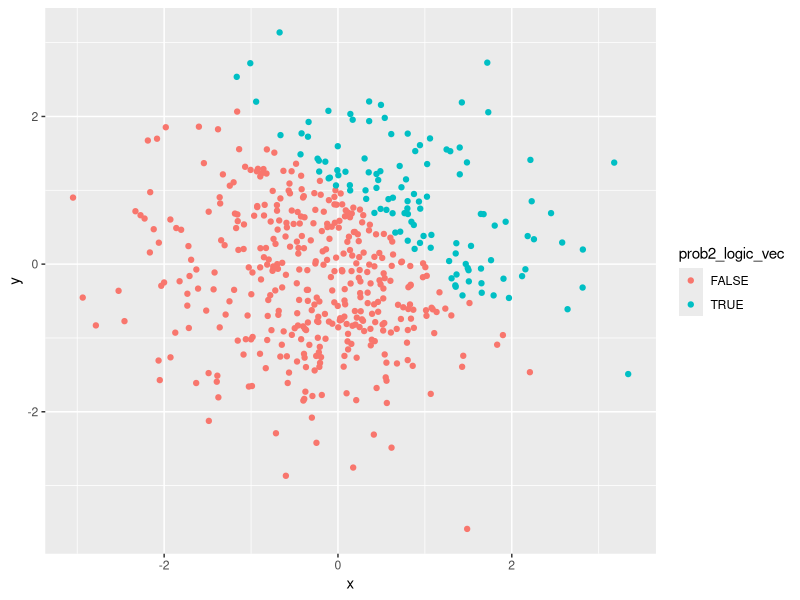
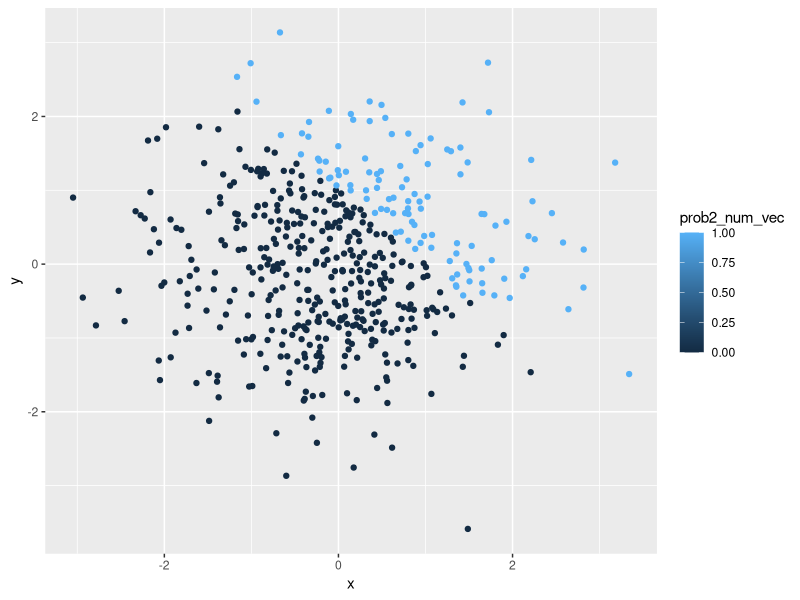
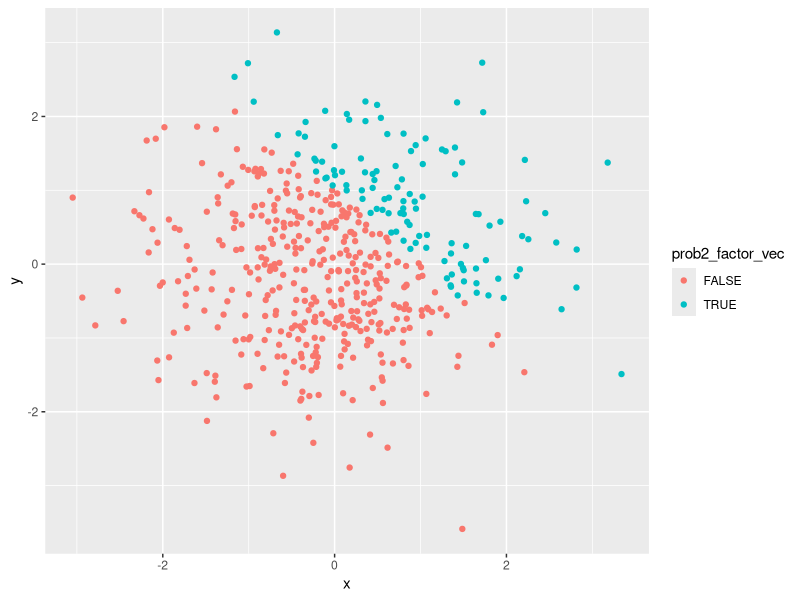
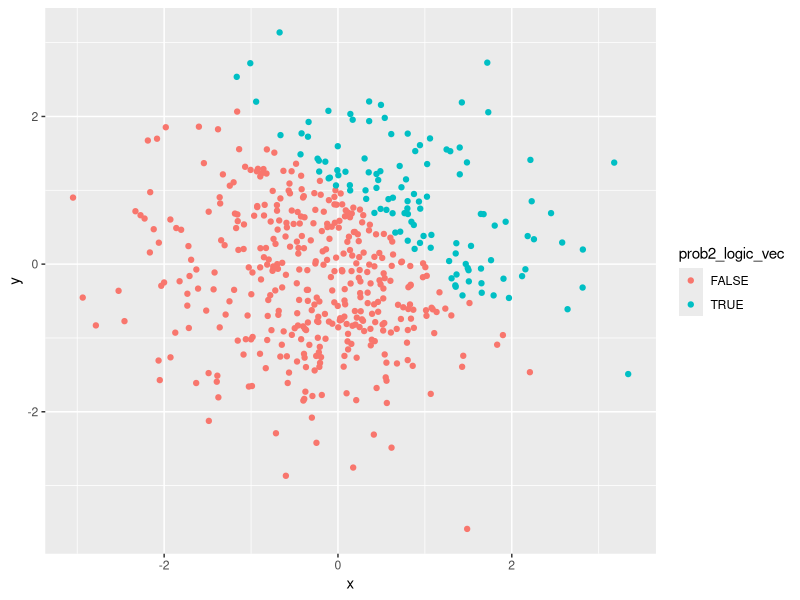
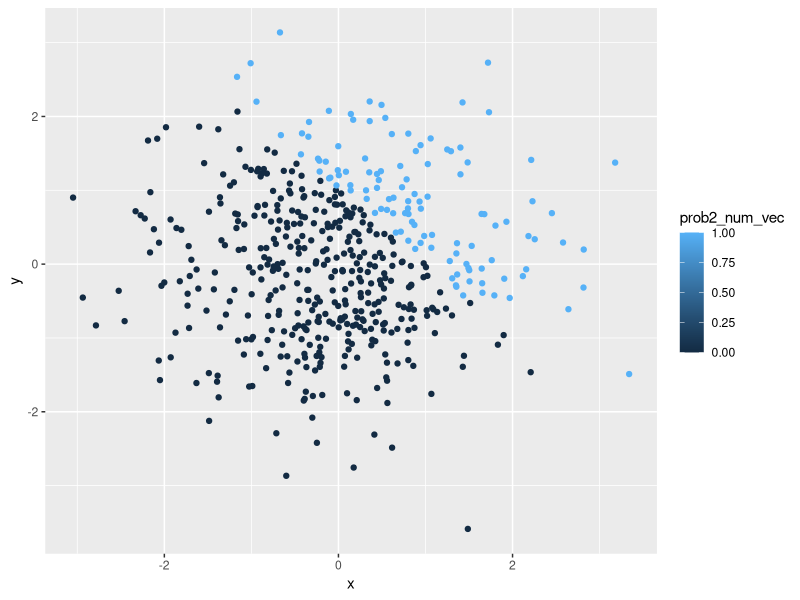
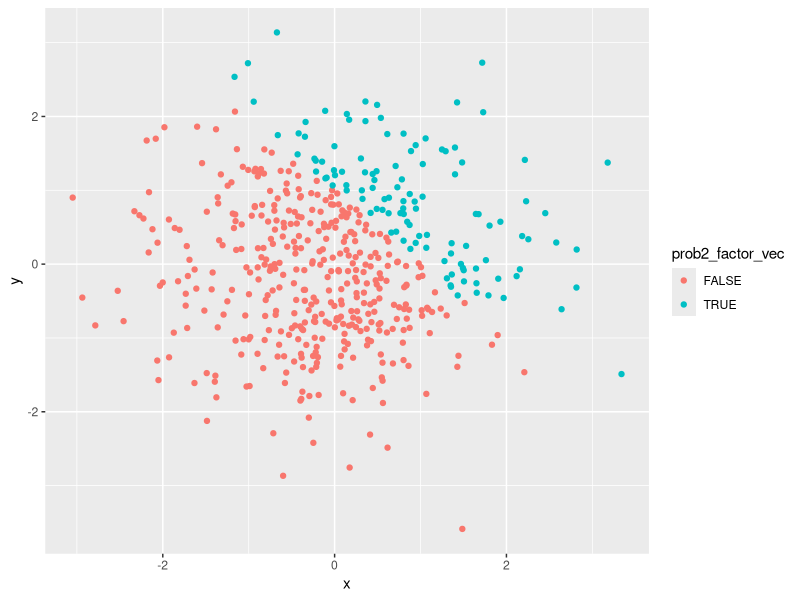

Write the R code that produced these figures, in order.
## ---- chunk 1
library(tidyverse)
## ---- chunk 2
prob1_df = tibble (
  prob1_sample = rnorm(8, mean=0, sd = 1),
  prob1_logic_vec = prob1_sample > 0,
  prob1_char_vec = c("I","Am", "A", "Little", "Confused", "Is", "This", "Right"),
  prob1_factor_vec = factor(c("yes", "no", "maybe", "yes", "no", "maybe", "yes", "no"))
)
## ---- chunk 3
as.numeric(pull(prob1_df, prob1_logic_vec))*pull(prob1_df, prob1_sample)
as.factor(pull(prob1_df, prob1_logic_vec))*pull(prob1_df, prob1_sample)
as.numeric(as.factor(pull(prob1_df, prob1_logic_vec)))*pull(prob1_df, prob1_sample)
## ---- chunk 4
prob2_df = tibble(
  x = rnorm(500, mean = 0, sd = 1),
  y = rnorm(500, mean = 0, sd = 1),
  prob2_logic_vec = (x + y) > 1,
  prob2_num_vec = as.numeric(prob2_logic_vec),
  prob2_factor_vec = as.factor(prob2_logic_vec)
)
## ---- chunk 5
plot1 = ggplot(prob2_df, aes(x = x, y = y, color = prob2_logic_vec)) + geom_point()
plot1
## ---- chunk 6
plot2 = ggplot(prob2_df, aes(x = x, y = y, color = prob2_num_vec)) + geom_point()
plot2
## ---- chunk 7
plot3 = ggplot(prob2_df, aes(x = x, y = y, color = prob2_factor_vec)) + geom_point()
plot3
## ---- chunk 8
ggsave(plot1, file = "plot1.png")
ggsave(plot2, file = "plot2.png")
ggsave(plot3, file = "plot3.png")
